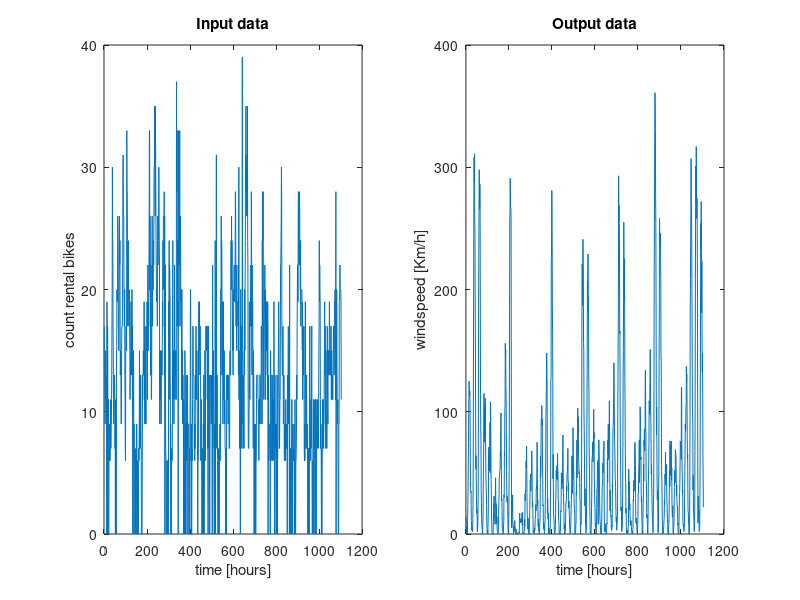

The MATLAB source for this figure: (Note: this script raises an error after producing the figure.)
clear all;
close all;
load('bike.mat')

% Input & Output plotting
figure(1);
t = 1:1:size(u);
subplot(1,2,1);
plot(t, u);
title("Input data");
xlabel('time [hours]');
ylabel('count rental bikes');
subplot(1,2,2);
plot(t, y);
title("Output data");
xlabel('time [hours]');
ylabel('windspeed [Km/h]');

%% Data detrend

% Creation of an iddata object for the output and input data 
data = iddata(y,u);

% Compute the means of the data and store them in mu.InputOffset and
% mu.OutputOffset
mu = getTrend(data,0);

% Perform the data detrend
data_d = detrend(data,mu);

%% Model structures
orders_bj = [1 1 1 1 1;
             2 2 2 1 1;
             4 4 4 3 1;
             6 6 6 5 1];
         
model_bj1 = bj(data_d,orders_bj(1,:));
model_bj2 = bj(data_d,orders_bj(2,:));
model_bj3 = bj(data_d,orders_bj(3,:));
model_bj4 = bj(data_d,orders_bj(4,:));

%% Model structure determination

% Residual Analysis: Autocorrelation test & Cross-correlation test

figure(2);
subplot(2,2,1);
resid(model_bj1, data_d, 'corr');
title('Model 1');
subplot(2,2,2);
resid(model_bj2, data_d, 'corr');
title('Model 2');
subplot(2,2,3);
resid(model_bj3, data_d, 'corr');
title('Model 3');
subplot(2,2,4);
resid(model_bj4, data_d, 'corr');
title('Model 4');

% Zero-Pole cancellation analysis

figure(3);
subplot(2,2,1);
iopzplot(model_bj1);
title('Model 1');
subplot(2,2,2);
iopzplot(model_bj2);
title('Model 2');
subplot(2,2,3);
iopzplot(model_bj3);
title('Model 3');
subplot(2,2,4);
iopzplot(model_bj4);
title('Model 4');

% Criteria with complexity terms 
% SURE
Jsure1 = sure(model_bj1);
Jsure2 = sure(model_bj2);
Jsure3 = sure(model_bj3);
Jsure4 = sure(model_bj4);
fprintf("SURE: \n Jsure1 = " + Jsure1 + "\n Jsure2 = " + Jsure2 + " \n Jsure3 = " + Jsure3 + "\n Jsure4 = " + Jsure4 + "\n \n");

% AIC
Jaic1 = aic(model_bj1);
Jaic2 = aic(model_bj2);
Jaic3 = aic(model_bj3);
Jaic4 = aic(model_bj4);
fprintf("AIC: \n Jaic1 = " + Jaic1 + "\n Jaic2 = " + Jaic2 + " \n Jaic3 = " + Jaic3 + "\n Jaic4 = " + Jaic4 + "\n \n");

% BIC
Jbic1 = bic(model_bj1);
Jbic2 = bic(model_bj2);
Jbic3 = bic(model_bj3);
Jbic4 = bic(model_bj4);
fprintf("BIC: \n Jbic1 = " + Jbic1 + "\n Jbic2 = " + Jbic2 + " \n Jbic3 = " + Jbic3 + "\n Jbic4 = " + Jbic4 + "\n \n");
%%
% Hold-out cross validation
% Training dataset
u_t = data_d.u(1:round(size(u)/2));
y_t = data_d.y(1:round(size(y)/2));

% Validation dataset
u_v = data_d.u(size(u_t)+1:size(u));
y_v = data_d.y(size(y_t)+1:size(y));

data_t = iddata(y_t,u_t);
data_v = iddata(y_v,u_v);

% Training 
model_cv1 = bj(data_t,orders_bj(1,:));
model_cv2 = bj(data_t,orders_bj(2,:));
model_cv3 = bj(data_t,orders_bj(3,:));
model_cv4 = bj(data_t,orders_bj(4,:));

% Validation
k = 1; 
opt = compareOptions('InitialCondition','z');
figure(4);
subplot(2,2,1);
compare(data_v, model_cv1, k, opt);
subplot(2,2,2);
compare(data_v, model_cv2, k, opt);
subplot(2,2,3);
compare(data_v, model_cv3, k, opt);
subplot(2,2,4);
compare(data_v, model_cv4, k, opt);